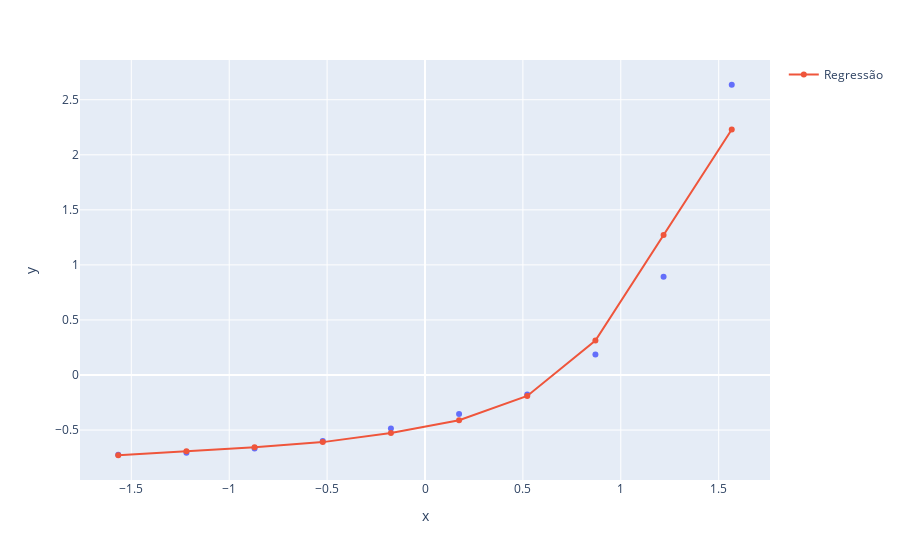

Notebook source saved alongside this figure:
### Code cell
grafico = px.scatter(x=x_planoSaude_scaled.ravel(), y=y_planoSaude_scaled.ravel())
grafico.add_scatter(x=x_planoSaude_scaled.ravel(), y=regressor_rn.predict(x_planoSaude_scaled), name='Regressão')
grafico.show()

### Figure 1 — Plotly figure (JSON) as saved in the notebook; plotly's stock layout.template omitted (floating-point values rounded to 4 significant figures)
{"data": [{"hovertemplate": "x=%{x}<br>y=%{y}<extra></extra>", "legendgroup": "", "marker": {"color": "#636efa", "symbol": "circle"}, "mode": "markers", "name": "", "orientation": "v", "showlegend": false, "type": "scatter", "x": [-1.567, -1.219, -0.8704, -0.5222, -0.1741, 0.1741, 0.5222, 0.8704, 1.219, 1.567], "xaxis": "x", "y": [-0.724, -0.7066, -0.6682, -0.5984, -0.4867, -0.3542, -0.1762, 0.1867, 0.8915, 2.636], "yaxis": "y"}, {"name": "Regressão", "type": "scatter", "x": [-1.567, -1.219, -0.8704, -0.5222, -0.1741, 0.1741, 0.5222, 0.8704, 1.219, 1.567], "y": [-0.7287, -0.6931, -0.6561, -0.6095, -0.5267, -0.4114, -0.1904, 0.3135, 1.271, 2.23]}], "layout": {"legend": {"tracegroupgap": 0}, "margin": {"t": 60}, "xaxis": {"anchor": "y", "domain": [0, 1], "title": {"text": "x"}}, "yaxis": {"anchor": "x", "domain": [0, 1], "title": {"text": "y"}}}}
